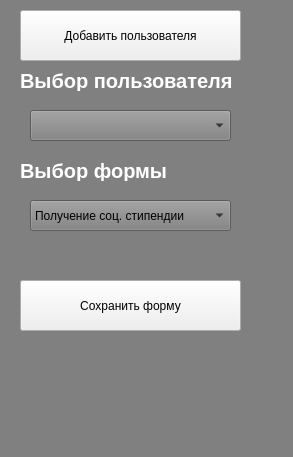
<?xml version="1.0" encoding="UTF-8"?>
<ui version="4.0">
 <class>MainWindow</class>
 <widget class="QMainWindow" name="MainWindow">
  <property name="geometry">
   <rect>
    <x>0</x>
    <y>0</y>
    <width>293</width>
    <height>457</height>
   </rect>
  </property>
  <property name="windowTitle">
   <string>Auto Filler</string>
  </property>
  <property name="styleSheet">
   <string notr="true">background-color: gray;
font-family: Arial;</string>
  </property>
  <widget class="QWidget" name="centralwidget">
   <widget class="QPushButton" name="newStudent_btn">
    <property name="geometry">
     <rect>
      <x>20</x>
      <y>10</y>
      <width>221</width>
      <height>51</height>
     </rect>
    </property>
    <property name="styleSheet">
     <string notr="true">background-color: light gray;</string>
    </property>
    <property name="text">
     <string>Добавить пользователя</string>
    </property>
   </widget>
   <widget class="QLabel" name="label">
    <property name="geometry">
     <rect>
      <x>20</x>
      <y>70</y>
      <width>231</width>
      <height>21</height>
     </rect>
    </property>
    <property name="styleSheet">
     <string notr="true">color: white;
font-weight: bold;
font-size: 15pt;
background-color: none;
border: none;</string>
    </property>
    <property name="text">
     <string>Выбор пользователя</string>
    </property>
   </widget>
   <widget class="QComboBox" name="chooseStudent_combobox">
    <property name="geometry">
     <rect>
      <x>30</x>
      <y>110</y>
      <width>201</width>
      <height>31</height>
     </rect>
    </property>
   </widget>
   <widget class="QLabel" name="label_2">
    <property name="geometry">
     <rect>
      <x>20</x>
      <y>160</y>
      <width>231</width>
      <height>21</height>
     </rect>
    </property>
    <property name="styleSheet">
     <string notr="true">color: white;
font-weight: bold;
font-size: 15pt;
background-color: none;
border: none;</string>
    </property>
    <property name="text">
     <string>Выбор формы</string>
    </property>
   </widget>
   <widget class="QComboBox" name="chooseForm_combobox">
    <property name="geometry">
     <rect>
      <x>30</x>
      <y>200</y>
      <width>201</width>
      <height>31</height>
     </rect>
    </property>
    <item>
     <property name="text">
      <string>Получение соц. стипендии</string>
     </property>
    </item>
   </widget>
   <widget class="QPushButton" name="savePDF_btn">
    <property name="geometry">
     <rect>
      <x>20</x>
      <y>280</y>
      <width>221</width>
      <height>51</height>
     </rect>
    </property>
    <property name="styleSheet">
     <string notr="true">background-color: light gray;</string>
    </property>
    <property name="text">
     <string>Сохранить форму</string>
    </property>
   </widget>
  </widget>
  <widget class="QMenuBar" name="menubar">
   <property name="geometry">
    <rect>
     <x>0</x>
     <y>0</y>
     <width>293</width>
     <height>20</height>
    </rect>
   </property>
  </widget>
  <widget class="QStatusBar" name="statusbar"/>
 </widget>
 <resources/>
 <connections/>
</ui>
